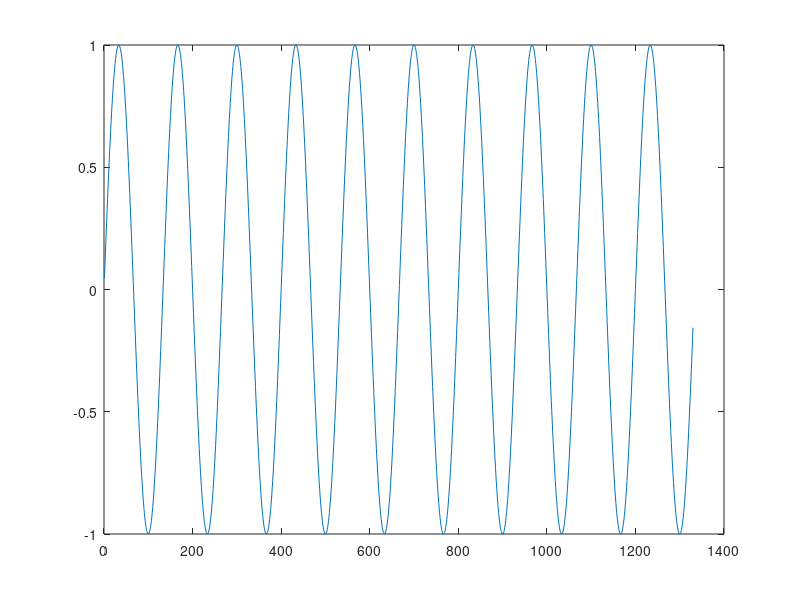

The MATLAB source for this figure: (Note: this script raises an error after producing the figure.)
% function [T, Txx] = solve3D(para, model, flag) %#codegen
clc
clear
close all
%等方性　境界の圧電性カット
%%
para.solution = struct('dx', 44e-6, 'dt', 5e-9, 'nt', 5000); % 空間、時間分解能は1.5MHzで計算すること
wd = 0.5 - 0.5 * cos(2 * pi * 1.5e6 * para.solution.dt * (1:round(1/1.5e6/ para.solution.dt)));
para.wave = single(sin(2 * pi * 1.5e6 *  para.solution.dt * (1:round(1/1.5e6/ para.solution.dt)*10)));

%%
hann_wd = hann(numel(para.wave));   % ← numel or length が正解
hann_wd = hann_wd.';  

% hann window
% para.wave = para.wave.*hann_wd;

figure;
plot(para.wave)

model = 'model/rat-tibia-model';

flag = true;
% flag = false;
%%
gpuDevice(1);
gpuDeviceTable

%% solve3D(para, 'model.mat', false);
%%%%%%%%%%%%%%%%%%%%%%%%%%%%%%%%%%%%%%%%%%%%%%%%%%%%%%%%%%%%%%%%%%%%%%%%%%%%%%%

load(model);

[nx, ny, nz] = size(input_model);
nx = single(nx);
ny = single(ny);
nz = single(nz);

is_model_normal = single(is_model);
is_model_normal(is_model_normal < 1) = 0;
is_model_share = single(is_model_normal(1:end-1, 1:end-1, 1:end-1));
is_model_share(is_model_share < 1) = 0;
% rate = struct('axcial', 1 - 10^(-2.1/20 * 100 * para.solution.dx), 'normal', 1 - 10^(-3.1/20 * 100 * para.solution.dx), 'share', 1 - 10^(-5.2/20 * 100 * para.solution.dx));
rate = struct('axcial', 0, 'normal', 0, 'share', 0); % 今回は減衰ゼロで回す
run 'const/elastic_homo'
%% モデルを見る
volumeViewer(input_model)
figure;


%% 入力波形作成
input_wave = single(zeros(1, para.solution.nt * 2));
input_wave(1, 1:length(para.wave)) = para.wave;

figure;
plot(input_wave)

%%
if flag
  run 'const/gpu_matrix_ForFDTD'
  is_model_share = gpuArray(is_model_share);
  is_model_normal = gpuArray(is_model_normal);
else
  run 'const/cpu_matrix'
end


a = figure;
a.Position = [50 -100 1200 750];
c = round(15e-3/ para.solution.dx/2);

tt = gpuArray(zeros(1, para.solution.nt));

dataTxx = gpuArray(single(zeros(para.solution.nt, 1)));
dataTxy = gpuArray(single(zeros(para.solution.nt, 1)));
dataTzz = gpuArray(single(zeros(para.solution.nt, 1)));


tic

%%
for s = 1:para.solution.nt

  [Txx, Tyy, Tzz] = send_wave(Txx, Tyy, Tzz, input_model, input_wave(s));

  [Ux, Uy, Uz, Txx, Tyy, Tzz, Tyz, Tzx, Txy] ...
    = FDTD3D_3(Ux, Uy, Uz, Txx, Tyy, Tzz, Tyz, Tzx, Txy,  ...
    dtdx ...
    , nx, ny, nz, is_model_normal, is_model_share);

  [Txx, Tyy, Tzz, hig] ...
    = higdon3D(Txx, Tyy, Tzz, hig, h, nx, ny, nz);

  %%%%

  if rem(s, 10) == 0
    drawnow
    %%
    subplot(2,2,1); imagesc(squeeze(Txx(:, 256, :))); axis equal tight; caxis([-0.5 0.5]); % z=200がPLLAフィルムの座標
    subplot(2,2,2); imagesc(squeeze(Tyy(:, 256, :))); axis equal tight; caxis([-0.5 0.5]);
    subplot(2,2,3); imagesc(squeeze(Txy(:, 256, :))); axis equal tight; 

    %%
    saveas(gcf, sprintf('image10/image_%04d.png', s))
  end

  clc
  sprintf('回転数: %d回/%d回', s, para.solution.nt)
  time = toc / s * (para.solution.nt - s);
  tt(1, s) = time;
  sprintf('残り時間: %d時間 %d分%0.3f秒', round(rem(time / 3600, 60)), rem(round(time / 60), 60), round(rem(time, 60), 3))
  %% 観測波形
  dataTxx(s, 1) = Txx(280, 260, 110);
  dataTxy(s, 1) = Txy(280, 260, 110);
  dataTzz(s, 1) = Tzz(280, 260, 110);

end
T = toc

%% 

figure;
plot(dataTxx)

figure(2);
plot(dataTzz)

figure(3);
plot(dataTxy);

writematrix(dataTxx,'wave1_Txx.csv')
writematrix(dataTxy,'wave1_Txy.csv')
writematrix(dataTzz,'wave1_Tzz.csv')
